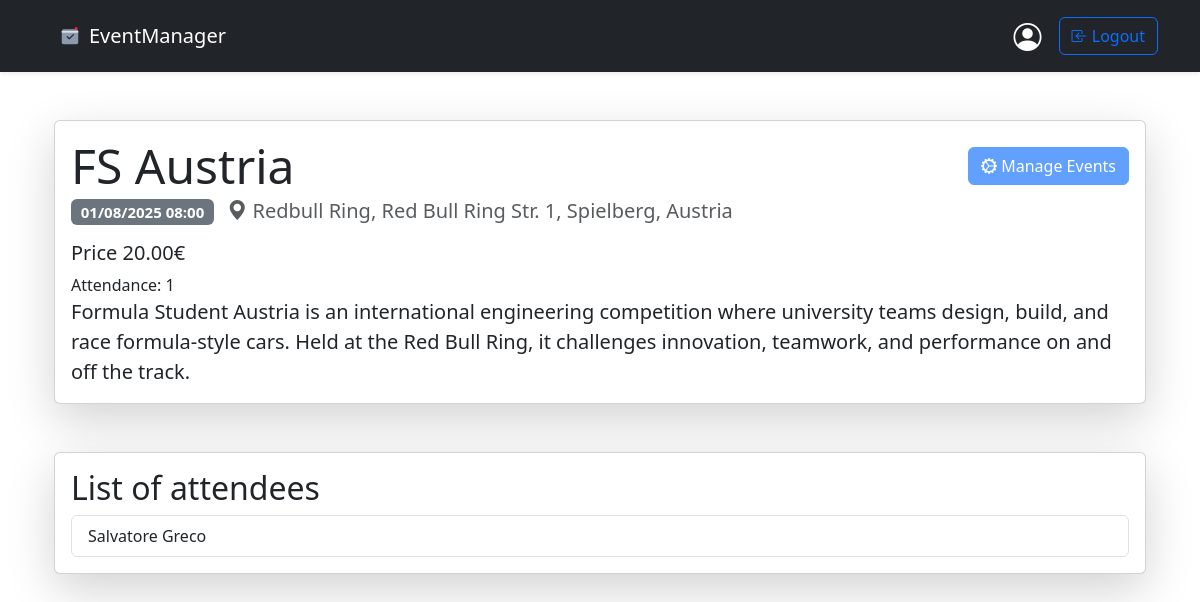
The page /events/8 (signed in) on the database its author committed.
### events/models.py (models this page shows)
class Events(models.Model):
    id = models.AutoField(primary_key=True) # Non dovrebbe essere necessario
    name = models.CharField(max_length=50)
    place_name = models.CharField(max_length=50)
    place_address = models.CharField(max_length=100)
    price = models.DecimalField(decimal_places=2, max_digits=5, validators=[MinValueValidator(Decimal('0.0'))])
    date = models.DateTimeField(default=timezone.now)
    organizer_id = models.ForeignKey(CustomUser, on_delete=models.CASCADE, related_name='event_organizer')
    event_registration = models.ManyToManyField(to=CustomUser, through='Registration')
    description = models.CharField(max_length=300)
    class Meta:
        permissions = [
            ("can_register", "Determine whether a user can register"),
            ("view_own_registration", "Determine whether a user can view his own registration"),
            ("view_attendee", "Determine whether a user can view attendee at their own events"),
            ("scan_ticket", "organizer that can scan ticket")
        ]

### users/models.py (models this page shows)
class CustomUser(AbstractUser):
    is_organizer = models.BooleanField(default=False) # Default is attendee
    objects = CustomUserManager()

### events/views.py (the view, shortened to what this page needs)
# urls.py: path("<int:id>", views.event_details_view, name='event-details'),
def event_details_view(request, id: int) -> HttpResponse:
    user = request.user
    event = get_object_or_404(Events, id=id)
    event.disabled = event.date < now()
    registered = False
    display_toast = False
    attendees = None
    attendance = event.event_registration.count()
    if request.method == 'GET':
        for ev_user in event.event_registration.all():
            if ev_user.id == user.id:
                registered = True
        if request.user.is_authenticated and request.user.is_organizer and request.user.id == event.organizer_id_id:
            attendees = event.event_registration.all()
    context = {
        'event': event,
        'registered': registered,
        'toast': display_toast,
        'attendance': attendance,
        'attendees': attendees
    }
    return render(request, 'event-details.html', context=context)

### templates/event-details.html (shortened to what this page needs)
{% extends 'base.html' %}
{% load events_extras %}
{% block content %}
    <div class="container mt-5">
        <div class="card shadow-lg">
            <div class="card-body">
                <div class="d-flex flex-row justify-content-between align-items-center mb-2">
                    <h1 class="card-title display-5 mb-0">{{ event.name }}</h1>
                    {% if perms.events.change_events and user.id == event.organizer_id_id %}
                        <a href="{% url 'events:organizer-manage' event.id %}" class="btn btn-primary flex-shrink-0 {% if event.disabled %}disabled{% endif %}"><i class="bi bi-gear-wide-connected"></i> Manage Events</a>
                    {% endif %}
                </div>
                <h5 class="card-subtitle mb-3 text-body-secondary">
                    <span class="badge bg-secondary">{{ event.date }}</span>
                    <span class="ms-2"><i class="bi bi-geo-alt-fill"></i> {{ event.place_name }}, {{ event.place_address }}</span>
                </h5>
                <h5>Price {{ event.price }}€</h5>
                <span>Attendance: {{ attendance }}</span>
                <p class="card-text fs-5">{{ event.description }}</p>
            </div>
        </div>
        {% if user.is_organizer %}
            <div class="card shadow-lg mt-5">
                <div class="card-body">
                    <h2>List of attendees</h2>
                    <ul class="list-group">
                    {% if attendees %}
                        {% for attendee in attendees %}
                            <li class="list-group-item">{{ attendee.first_name }} {{ attendee.last_name }}</li>
                        {% endfor %}
                    {% else %}
                        <div class="alert alert-warning">No attendees</div>
                    {% endif %}
                    </ul>
                </div>
            </div>
        {% endif %}
    </div>
{% endblock %}

### rows shown on the page
Events: name "FS Austria", date "01/08/2025 08:00", place_name "Redbull Ring", place_address "Red Bull Ring Str. 1, Spielberg, Austria", price "20.00", description "Formula Student Austria is an international engineering competition where university teams design, build, and race formula-style cars. Held at the Red Bull Ring, it challenges innovation, teamwork, and performance on and off the track."
CustomUser: first_name "Salvatore", last_name "Greco"

### other values the page prints
{{ attendance }} "1"
